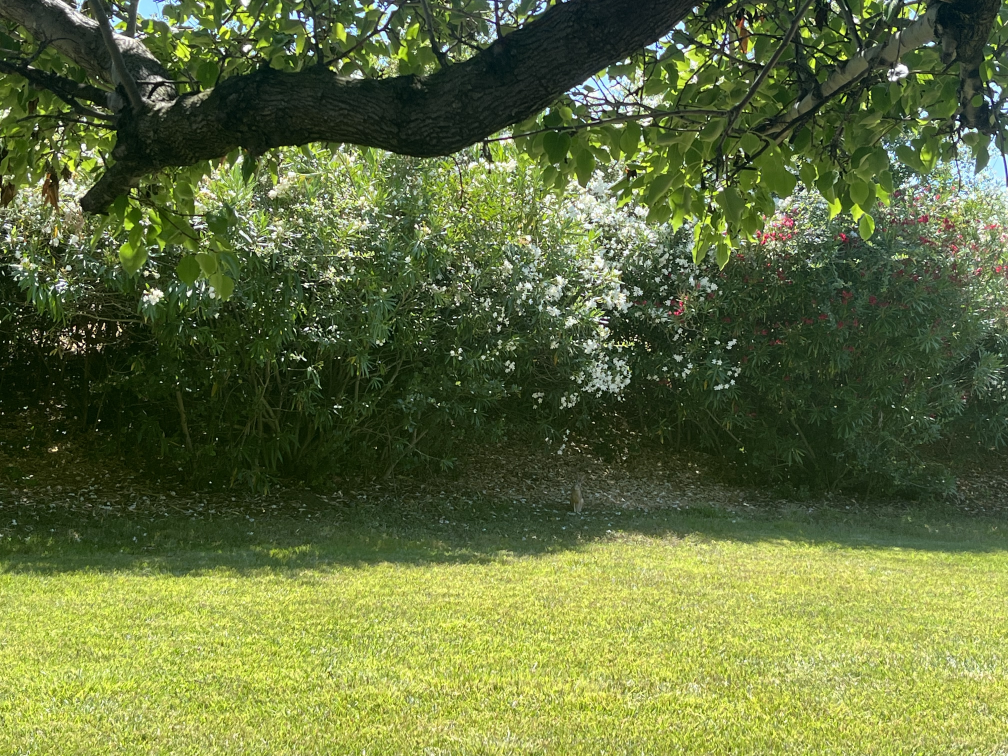
#> input picture picture.jpeg, 4032 x 3024 px (shown at 1/4 size)
$ python -i testCV.py   (imports and definitions only)
#> lines starting #> are read from the running program, lines starting #| are printed output that depends on the picture; after the words box and inside, x2 and y2 are one past the last pixel; in counts of white or black regions, pixels touching at a corner belong together
#> further down, picture is the input picture: shape (3024, 4032, 3); mean B, G, R 61.4, 112.1, 98.5
# from open CV tutorials

import cv2 as cv
import sys
import numpy as np


def displayPicture(img):
	cv.imshow("display window", img)
	k = cv.waitKey(0) # waits infinitely for key event

	# if k==ord("s"): #ord gets its unicode code point
	# 	cv.imwrite("picture.jpeg", img) #overwrites the file

	# works, altho image is veeeery big if not resized

#https://docs.opencv.org/4.x/df/d9d/tutorial_py_colorspaces.html
#Change the color scheme + use a range of colors as a mask
def changeColorSpace(img):
	windows = ["hsv colors","gray colors", "green mask", "red mask", "red and green mask"]
	for name in windows:
		cv.namedWindow(name, cv.WINDOW_NORMAL) #resizable window

	gray = cv.cvtColor(img, cv.COLOR_BGR2GRAY)
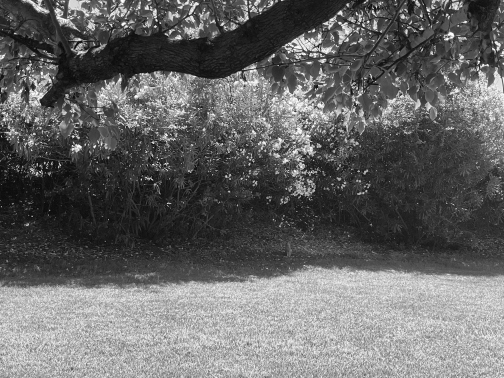
#> gray: shape (3024, 4032) (shown at 1/8 size); min 0, max 255, mean 102.2
	hsv = cv.cvtColor(img, cv.COLOR_BGR2HSV)
#> hsv: shape (3024, 4032, 3); mean H, S, V 44.6, 126.6, 112.5
	cv.imshow("hsv colors", hsv)
	cv.imshow("gray colors", gray)

	maskgreen = cv.inRange(img, np.array([0,20,5]), np.array([55,235,200]))
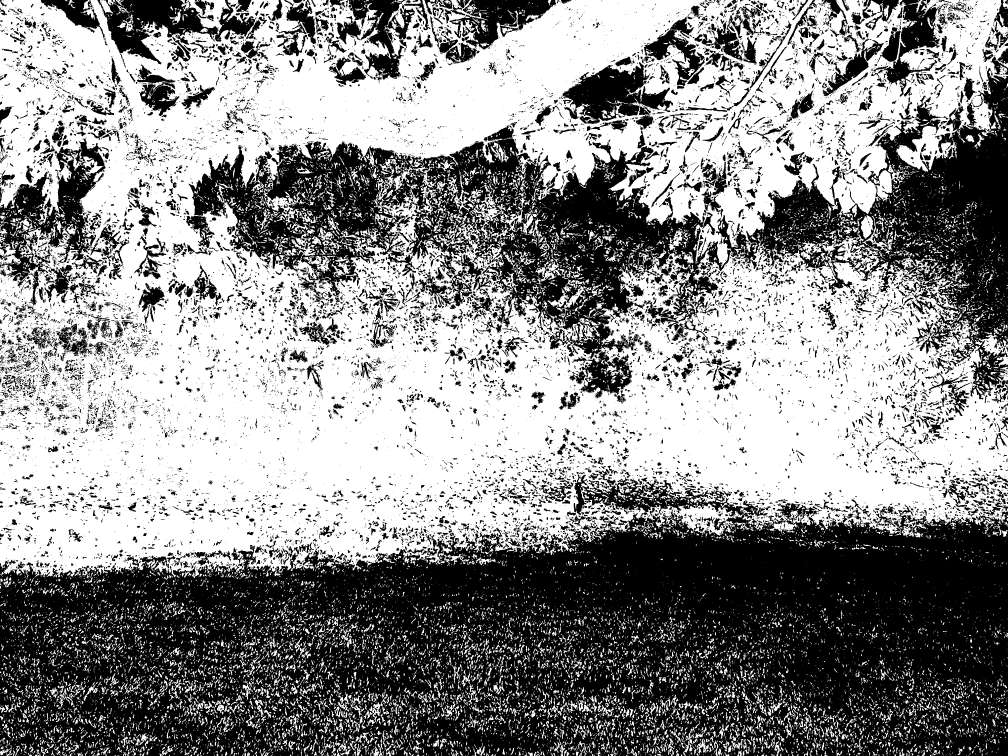
#> maskgreen: shape (3024, 4032) (shown at 1/4 size); 55% white; 21036 black regions (14943 under 20 px), largest, box (x1, y1, x2, y2) and area: (0, 1876, 4032, 3024) 3012615, (754, 272, 4032, 1598) 1119232, (0, 554, 422, 1209) 95532
	maskred = cv.inRange(img, np.array([56, 58, 91]), np.array([160,120,250]))
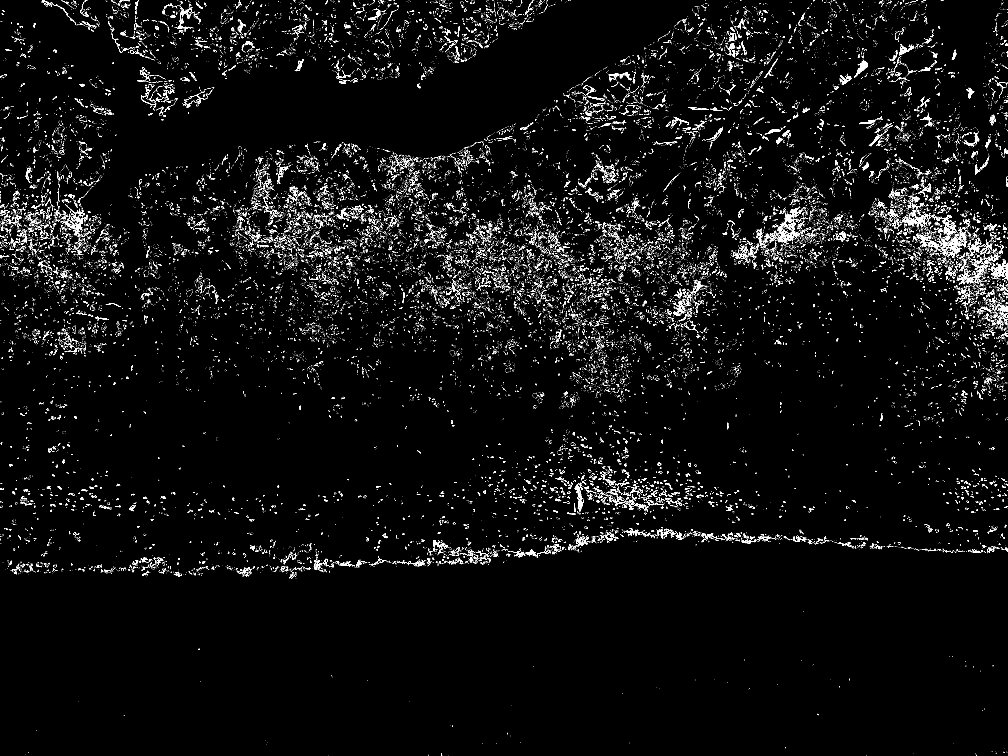
#> maskred: shape (3024, 4032) (shown at 1/4 size); 2.4% white in thin lines or dots
	green = cv.bitwise_and(img, img, mask = maskgreen)
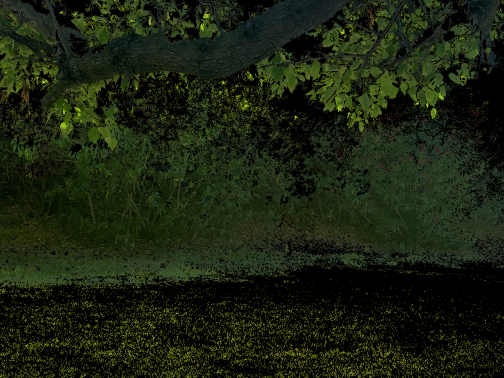
#> green: shape (3024, 4032, 3) (shown at 1/8 size); mean B, G, R 15.3, 34.6, 26.5
	red = cv.bitwise_and(img, img, mask = maskred)
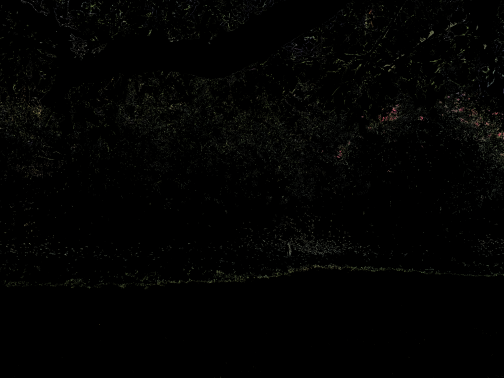
#> red: shape (3024, 4032, 3) (shown at 1/8 size); mean B, G, R 1.9, 2.6, 2.4
	greenAndRed = cv.bitwise_or(green, red)
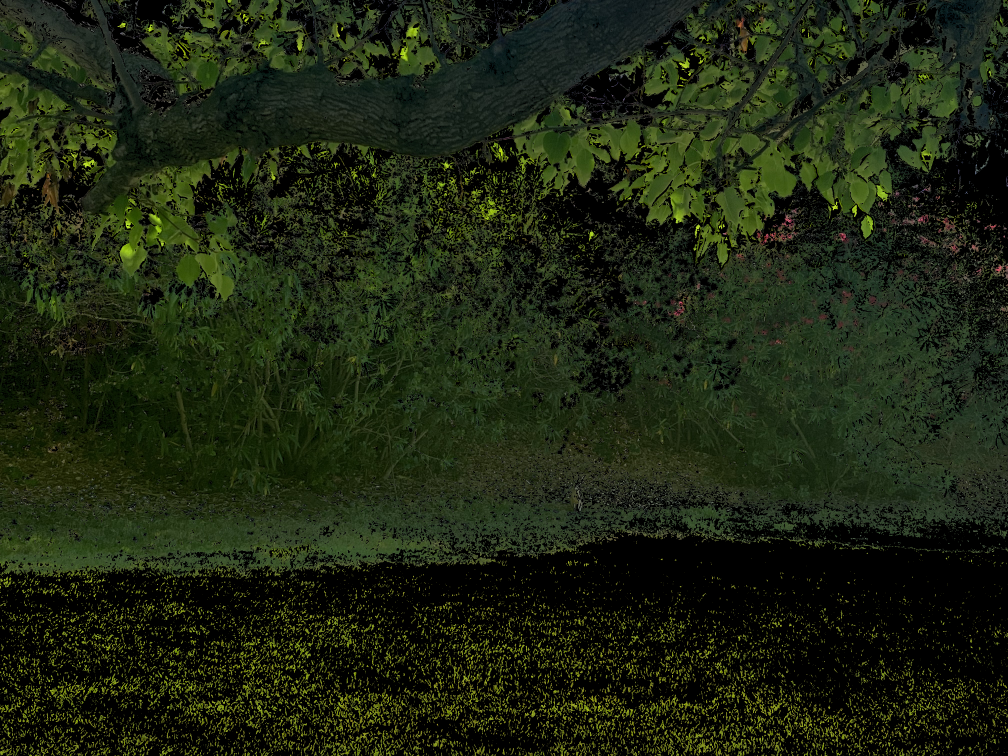
#> greenAndRed: shape (3024, 4032, 3) (shown at 1/4 size); mean B, G, R 17.2, 37.2, 28.9
	cv.imshow("green mask", green)
	cv.imshow("red mask", red)
	cv.imshow("red and green mask", greenAndRed)

	k = cv.waitKey(0) # waits infinitely for key event
#> (key Esc is pressed here)
	## cv.inRange(imageArray, color1, color2) to get mask
	## cv.bitwise_and(imageArray, ??) to apply mask


#https://docs.opencv.org/4.x/d7/d4d/tutorial_py_thresholding.html
#For grayscale only?
#Filtering based on color (thresholding, set to 0 or max if pixel below/above threshold)
#There's also "adaptive thresholding," which will take each pixel's surroundings into account
#Good for shadows/lighting
#And there's some method to automatically choose the threshold (Otsu)
# [16 lines left out: function thresholding, not called in this run]


#Try edge detection later w/ cv.Canny(image, threshold1, threshold2) using gradients


# [8 lines not run here, left out]

>>> import cv2
>>> picture = cv2.imread('picture.jpeg')
>>> result = changeColorSpace(picture)

$ run again, on screenBrightness.jpeg
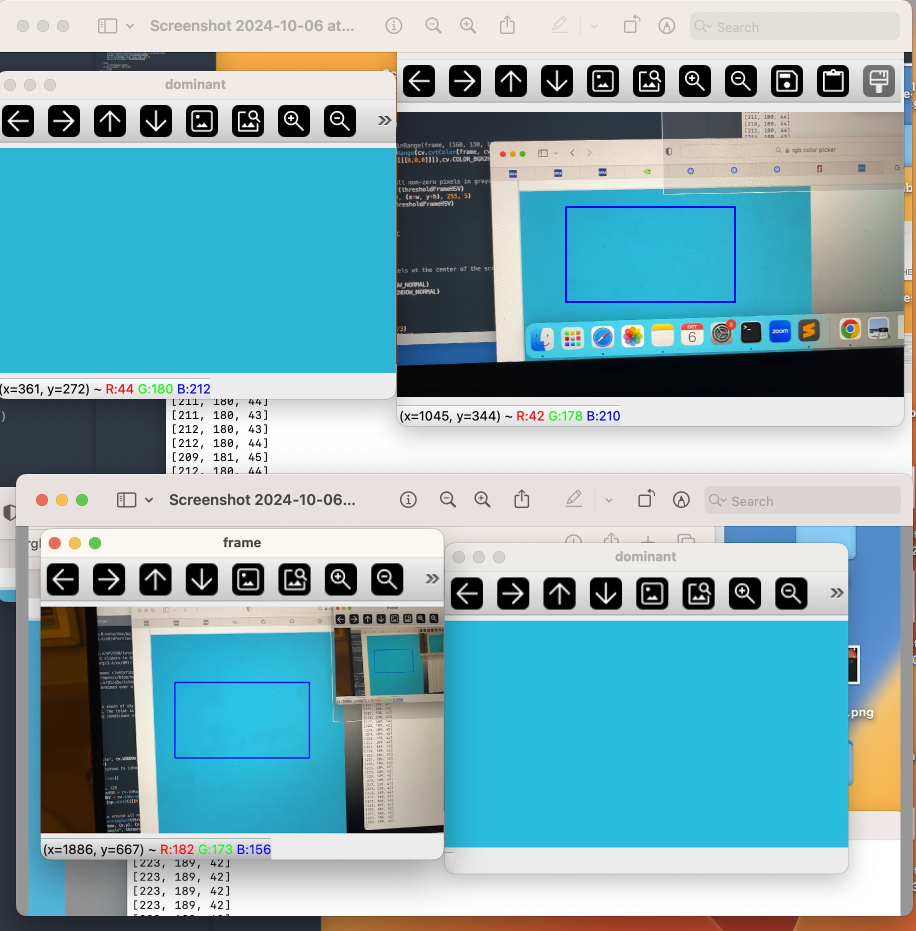
#> input picture screenBrightness.jpeg, 1832 x 1862 px (shown at 1/2 size)
#> picture is the input picture: shape (1862, 1832, 3); mean B, G, R 180.6, 172.3, 131.5
#> hsv: shape (1862, 1832, 3); mean H, S, V 51.1, 87.7, 188.6
#> in changeColorSpace, `maskgreen = cv.inRange(img, np.array([0,20,5]), np.array([55,235,200]))`:
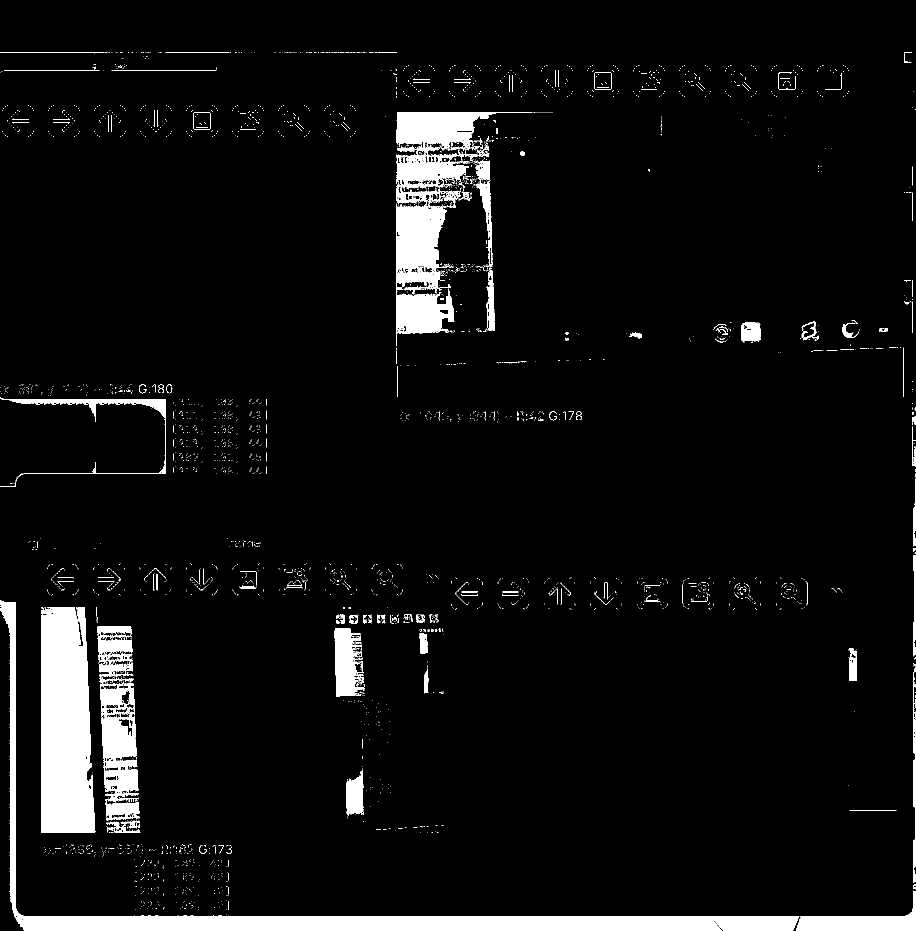
#> maskgreen: shape (1862, 1832) (shown at 1/2 size); 6% white; 3197 white regions (3039 under 20 px), largest, box (x1, y1, x2, y2) and area: (0, 1201, 1599, 1862) 54743, (82, 1214, 191, 1666) 43188, (792, 224, 1064, 692) 40181
#> maskred: shape (1862, 1832); 0.97% white; 4817 white regions (4690 under 20 px), largest, box (x1, y1, x2, y2) and area: (129, 1719, 254, 1825) 3326, (1726, 130, 1790, 194) 2376, (689, 1442, 725, 1517) 1776
#> in changeColorSpace, `red = cv.bitwise_and(img, img, mask = maskred)`:
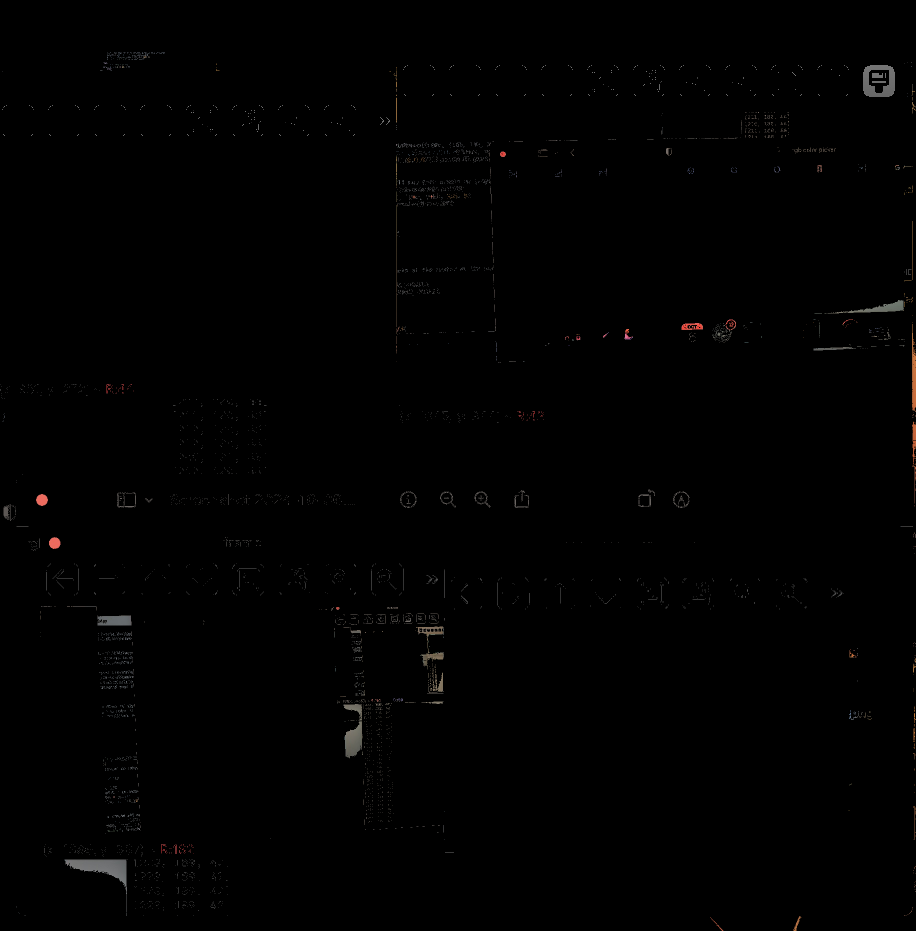
#> red: shape (1862, 1832, 3) (shown at 1/2 size); mean B, G, R 1, 1, 1.2

$ run again, on tracking.jpeg
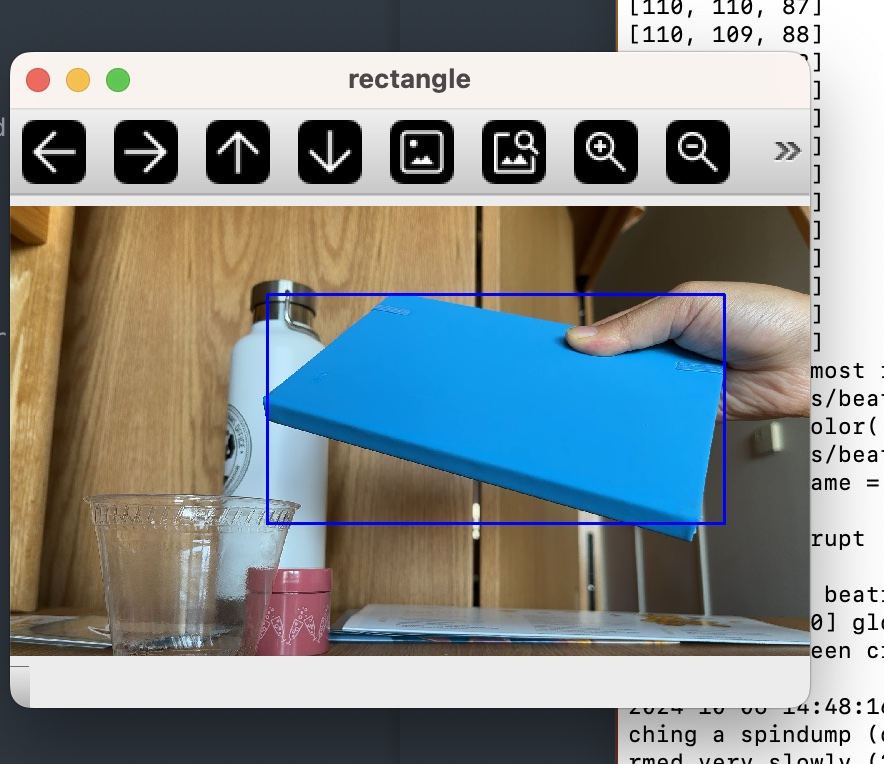
#> input picture tracking.jpeg, 884 x 764 px
#> picture is the input picture: shape (764, 884, 3); mean B, G, R 139.7, 139.7, 133.1
#> hsv: shape (764, 884, 3); mean H, S, V 40.5, 73.6, 158.7
#> in changeColorSpace, `maskgreen = cv.inRange(img, np.array([0,20,5]), np.array([55,235,200]))`:
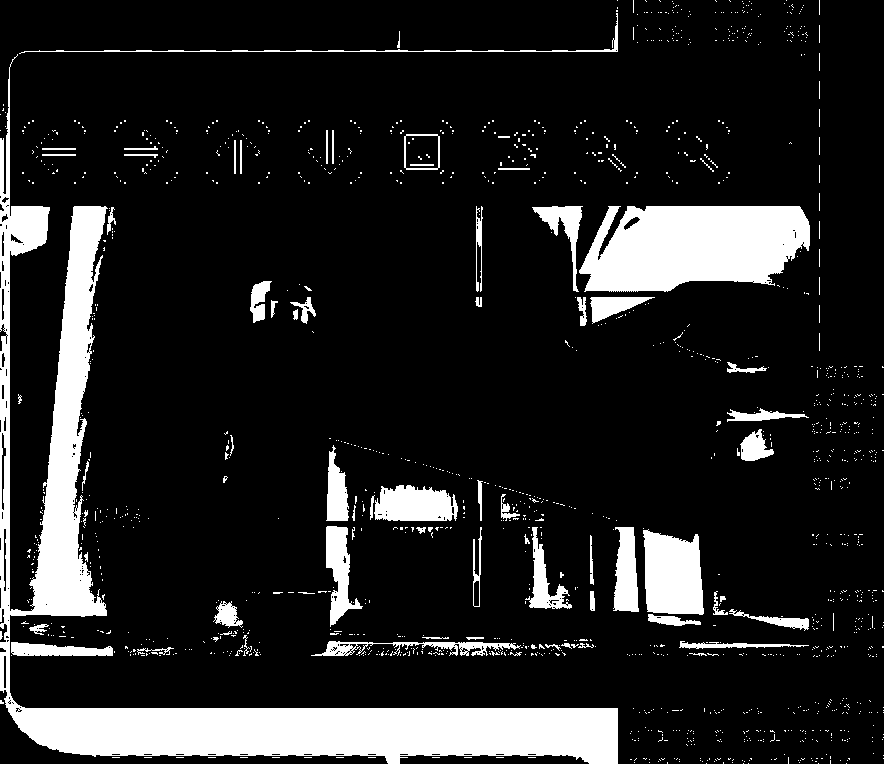
#> maskgreen: shape (764, 884); 13.9% white; 1472 white regions (1402 under 20 px), largest, box (x1, y1, x2, y2) and area: (0, 54, 618, 764) 49346, (579, 206, 810, 292) 15825, (643, 529, 704, 615) 4339
#> maskred: shape (764, 884); 9.6% white; 1538 white regions (1465 under 20 px), largest, box (x1, y1, x2, y2) and area: (10, 206, 182, 656) 13557, (346, 525, 469, 616) 7109, (240, 565, 338, 656) 6399
#> in changeColorSpace, `greenAndRed = cv.bitwise_or(green, red)`:
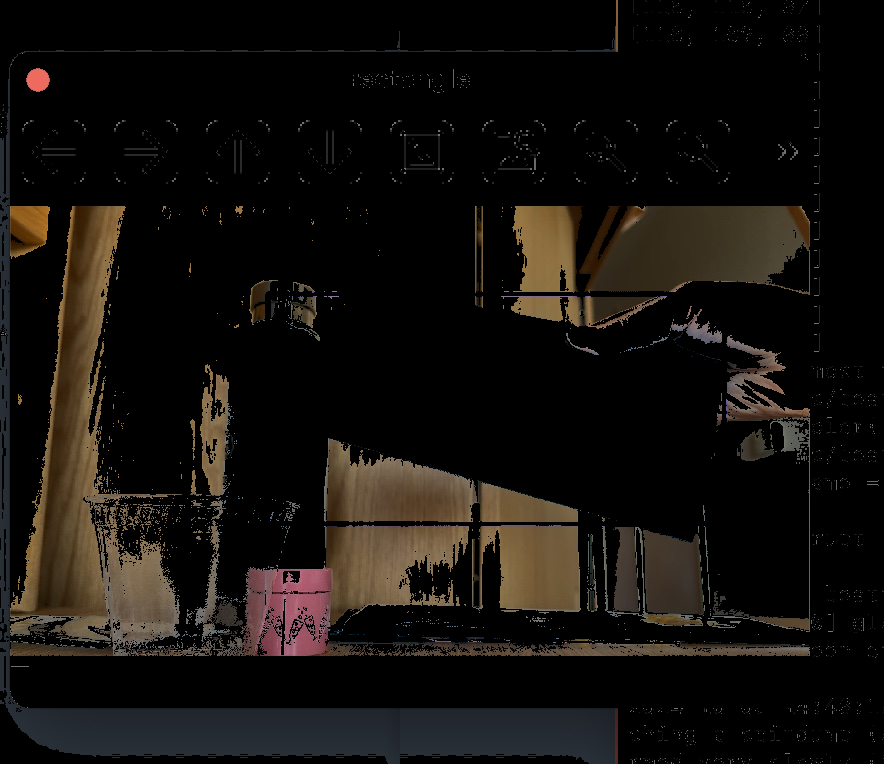
#> greenAndRed: shape (764, 884, 3); mean B, G, R 13.2, 16.7, 20
